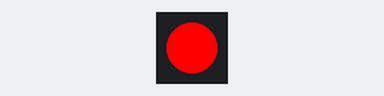
A sketch run on a simulated Arduino Uno, built with avr-gcc and run on an emulated ATmega328P. Parts: 1 RGB LEDs in strip order, left to right.

Above: at 0.4 s.
At 1.9 s:
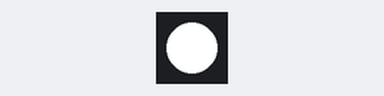
At 3.4 s:
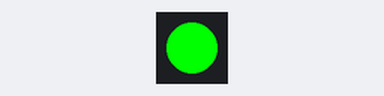
At 4.9 s:
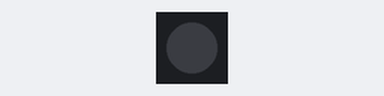
Timing chart, 0 to 6.0 s (numbered marks = the images above):
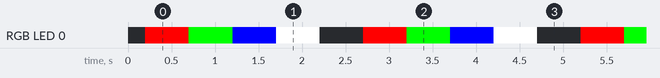

The sketch:

6.RGB_Test.ino
```cpp
/********************************************************************
 *  IO Builds — Sri Lanka
 *  Dhanushka Udaya Kumara
 *  Embedded Systems Engineer
 *
 *  WS2812 / NeoPixel Test
 *  Data Pin: GPIO4
 *  LED Count: 1
 ********************************************************************/

#include <Adafruit_NeoPixel.h>

#define WS_PIN      4     // IO4
#define LED_COUNT   1     // change if more LEDs

Adafruit_NeoPixel strip(LED_COUNT, WS_PIN, NEO_GRB + NEO_KHZ800);

void setup() {
  strip.begin();
  strip.show();           // clear
  delay(200);
}

void loop() {
  // RED
  strip.setPixelColor(0, strip.Color(255, 0, 0));
  strip.show();
  delay(500);

  // GREEN
  strip.setPixelColor(0, strip.Color(0, 255, 0));
  strip.show();
  delay(500);

  // BLUE
  strip.setPixelColor(0, strip.Color(0, 0, 255));
  strip.show();
  delay(500);

  // WHITE
  strip.setPixelColor(0, strip.Color(255, 255, 255));
  strip.show();
  delay(500);

  // OFF
  strip.setPixelColor(0, strip.Color(0, 0, 0));
  strip.show();
  delay(500);
}
```

Measured:
- by itself, RGB LED 0: repeats every 2.5 s: RGB(0, 255, 0) 0.50 s, RGB(0, 0, 255) 0.50 s, RGB(255, 255, 255) 0.50 s, off 0.50 s, RGB(255, 0, 0) 0.50 s
- by itself, everything shown: repeats every 2.5 s, in 5 steps
